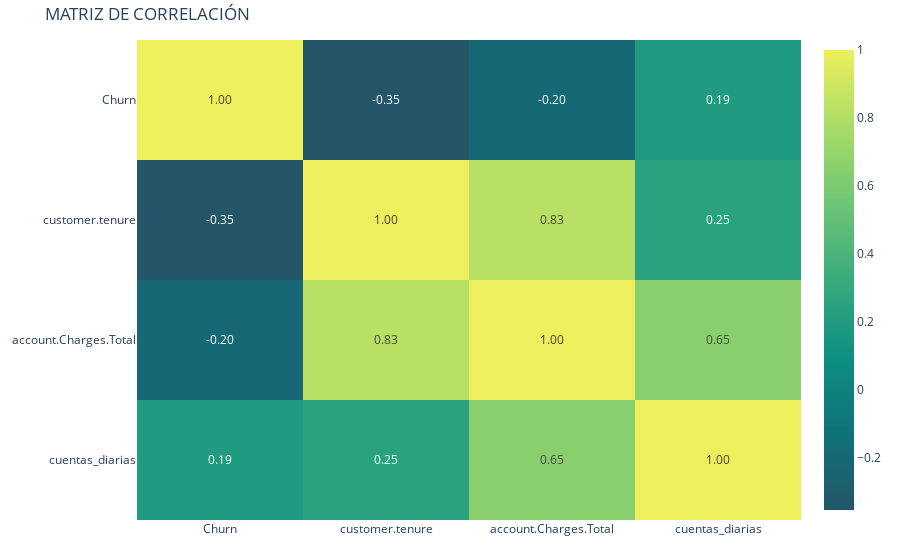

Notebook source saved alongside this figure:
### Markdown cell above
#Realizando una matriz de correlación

### Code cell
import plotly.express as px

columnas_numericas = [
    'customer.tenure',
    'account.Charges.Total',
    'cuentas_diarias',
    'Churn'
]

correlaciones = df_tel[columnas_numericas].corr()
orden = correlaciones['Churn'].abs().sort_values(ascending=False).index.tolist()
correlaciones_ordenadas = correlaciones.loc[orden, orden]

fig = px.imshow(
    correlaciones_ordenadas,
    text_auto=".2f",
    aspect="auto",
    color_continuous_scale="Aggrnyl",
    title="MATRIZ DE CORRELACIÓN",
)

fig.update_layout(margin=dict(l=40, r=40, t=40, b=40))
fig.show()

### Figure 1 — Plotly figure (JSON) as saved in the notebook; plotly's stock layout.template omitted (floating-point values rounded to 4 significant figures)
{"data": [{"coloraxis": "coloraxis", "hovertemplate": "x: %{x}<br>y: %{y}<br>color: %{z}<extra></extra>", "name": "0", "texttemplate": "%{z:.2f}", "type": "heatmap", "x": ["Churn", "customer.tenure", "account.Charges.Total", "cuentas_diarias"], "xaxis": "x", "y": ["Churn", "customer.tenure", "account.Charges.Total", "cuentas_diarias"], "yaxis": "y", "z": [[1.0, -0.3522, -0.1995, 0.1934], [-0.3522, 1.0, 0.8259, 0.2479], [-0.1995, 0.8259, 1.0, 0.6511], [0.1934, 0.2479, 0.6511, 1.0]]}], "layout": {"coloraxis": {"colorscale": [[0, "rgb(36, 86, 104)"], [0.1667, "rgb(15, 114, 121)"], [0.3333, "rgb(13, 143, 129)"], [0.5, "rgb(57, 171, 126)"], [0.6667, "rgb(110, 197, 116)"], [0.8333, "rgb(169, 220, 103)"], [1, "rgb(237, 239, 93)"]]}, "margin": {"b": 40, "l": 40, "r": 40, "t": 40}, "title": {"text": "MATRIZ DE CORRELACIÓN"}, "xaxis": {"anchor": "y", "domain": [0, 1]}, "yaxis": {"anchor": "x", "autorange": "reversed", "domain": [0, 1]}}}
